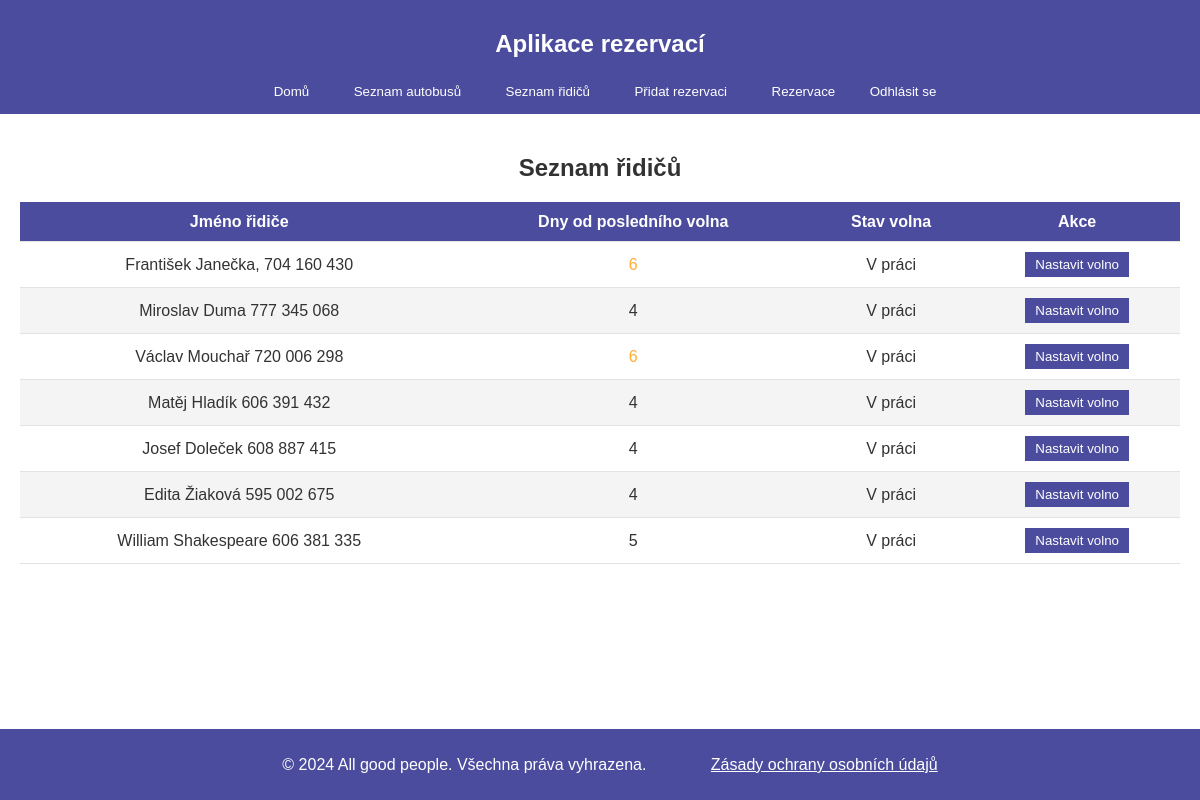
The app's page /depo/drivers/ (signed in), older data.
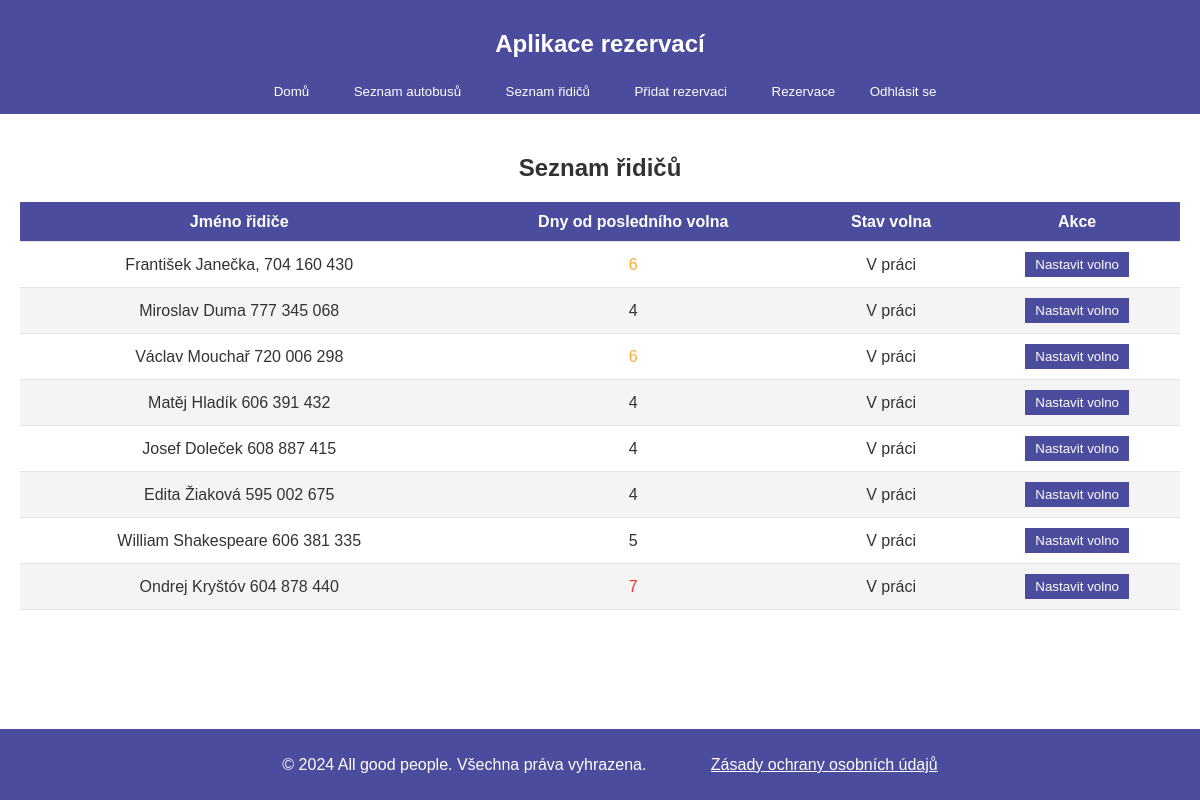
The same page, newer data.
### depo/models.py (models this page shows, shortened)
class Driver(models.Model):
    name = models.CharField(max_length=100)
    last_rest_day = models.DateField(default=timezone.now)  # poslední den volna
    is_on_rest = models.BooleanField(default=False)  # Indikace, zda je řidič na volnu
    def days_since_last_rest(self):
        return (timezone.now().date() - self.last_rest_day).days

### depo/views.py (the view, shortened to what this page needs)
# urls.py: path('drivers/', views.driver_list, name='driver_list'),
@login_required
def driver_list(request):
    drivers = Driver.objects.all()
    return render(request, 'depo/driver_list.html', {'drivers': drivers})

### depo/templates/depo/driver_list.html (shortened to what this page needs)
{% extends "depo/home.html" %}
{% block content %}
<section>
    <h2 style="text-align: center;">Seznam řidičů</h2>
    <table>
        <thead>
            <tr>
                <th>Jméno řidiče</th>
                <th>Dny od posledního volna</th>
                <th>Stav volna</th>
                <th>Akce</th>
            </tr>
        </thead>
        <tbody>
            {% for driver in drivers %}
            <tr>
                <td>{{ driver.name }}</td>
                <td class="{% if driver.days_since_last_rest == 6 %}needs-weekly-rest-6{% elif driver.days_since_last_rest >= 7 %}needs-weekly-rest-7{% endif %}">
                    {{ driver.days_since_last_rest }}
                </td>
                <td>
                    {% if driver.is_on_rest %}
                        Na volnu
                    {% else %}
                        V práci
                    {% endif %}
                </td>
                <td>
                    <form method="post">
                        <button type="submit" class="btn btn-toggle">
                            {% if driver.is_on_rest %} Nastavit do práce {% else %} Nastavit volno {% endif %}
                        </button>
                    </form>
                </td>
            </tr>
            {% endfor %}
        </tbody>
    </table>
</section>
{% endblock %}

Row changes from the older to the newer data that the page shows:
added Driver: name "Ondrej Kryštóv 604 878 440", days_since_last_rest "7", is_on_rest "V práci"
